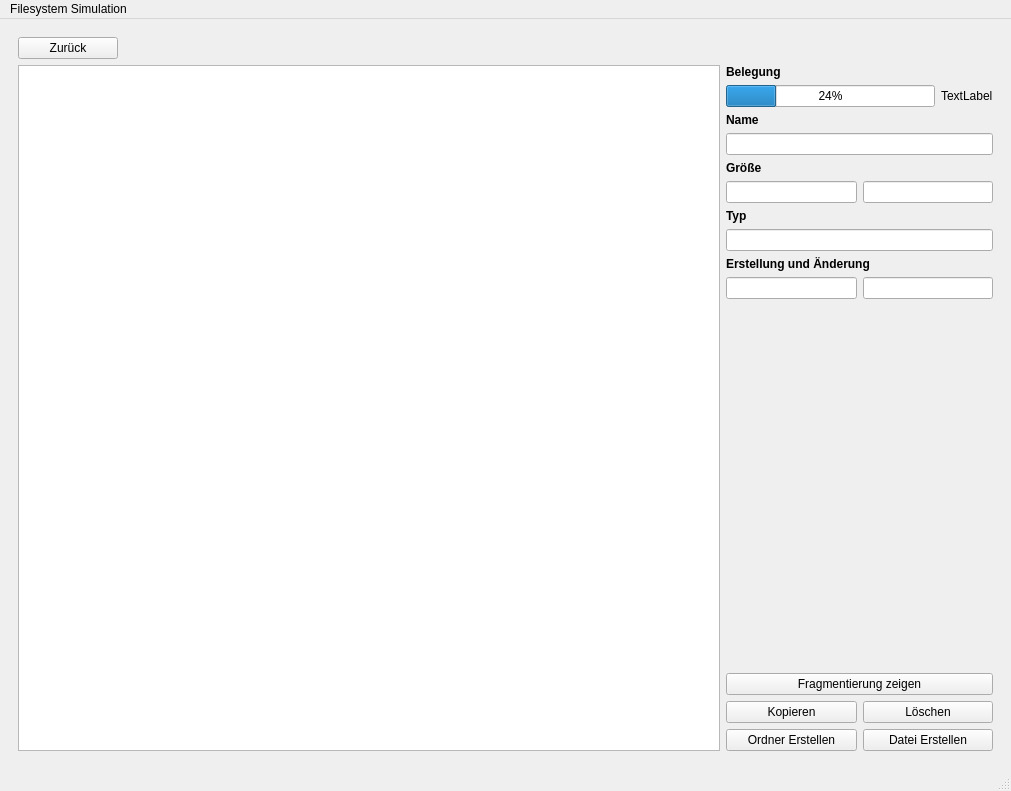
<?xml version="1.0" encoding="UTF-8"?>
<ui version="4.0">
 <class>MainWindow</class>
 <widget class="QMainWindow" name="MainWindow">
  <property name="windowModality">
   <enum>Qt::WindowModality::WindowModal</enum>
  </property>
  <property name="geometry">
   <rect>
    <x>0</x>
    <y>0</y>
    <width>1011</width>
    <height>791</height>
   </rect>
  </property>
  <property name="sizePolicy">
   <sizepolicy hsizetype="Preferred" vsizetype="Preferred">
    <horstretch>1</horstretch>
    <verstretch>1</verstretch>
   </sizepolicy>
  </property>
  <property name="windowTitle">
   <string>MainWindow</string>
  </property>
  <widget class="QWidget" name="centralwidget">
   <property name="enabled">
    <bool>true</bool>
   </property>
   <property name="sizePolicy">
    <sizepolicy hsizetype="Preferred" vsizetype="Preferred">
     <horstretch>1</horstretch>
     <verstretch>1</verstretch>
    </sizepolicy>
   </property>
   <property name="sizeIncrement">
    <size>
     <width>1</width>
     <height>1</height>
    </size>
   </property>
   <property name="autoFillBackground">
    <bool>true</bool>
   </property>
   <layout class="QHBoxLayout" name="horizontalLayout_5">
    <item>
     <widget class="QStackedWidget" name="stackedWidget">
      <property name="minimumSize">
       <size>
        <width>979</width>
        <height>704</height>
       </size>
      </property>
      <property name="autoFillBackground">
       <bool>true</bool>
      </property>
      <property name="currentIndex">
       <number>1</number>
      </property>
      <widget class="QWidget" name="drive_select">
       <property name="minimumSize">
        <size>
         <width>987</width>
         <height>704</height>
        </size>
       </property>
       <widget class="QWidget" name="verticalLayoutWidget">
        <property name="geometry">
         <rect>
          <x>0</x>
          <y>0</y>
          <width>981</width>
          <height>701</height>
         </rect>
        </property>
        <layout class="QVBoxLayout" name="verticalLayout_3">
         <item>
          <spacer name="verticalSpacer_2">
           <property name="orientation">
            <enum>Qt::Orientation::Vertical</enum>
           </property>
           <property name="sizeHint" stdset="0">
            <size>
             <width>20</width>
             <height>40</height>
            </size>
           </property>
          </spacer>
         </item>
         <item>
          <layout class="QHBoxLayout" name="horizontalLayout_2">
           <item>
            <spacer name="horizontalSpacer">
             <property name="orientation">
              <enum>Qt::Orientation::Horizontal</enum>
             </property>
             <property name="sizeHint" stdset="0">
              <size>
               <width>40</width>
               <height>20</height>
              </size>
             </property>
            </spacer>
           </item>
           <item>
            <layout class="QVBoxLayout" name="verticalLayout_5">
             <item>
              <widget class="QLabel" name="label">
               <property name="sizePolicy">
                <sizepolicy hsizetype="Preferred" vsizetype="Preferred">
                 <horstretch>0</horstretch>
                 <verstretch>0</verstretch>
                </sizepolicy>
               </property>
               <property name="maximumSize">
                <size>
                 <width>16777215</width>
                 <height>16777215</height>
                </size>
               </property>
               <property name="font">
                <font>
                 <bold>true</bold>
                </font>
               </property>
               <property name="lineWidth">
                <number>0</number>
               </property>
               <property name="text">
                <string>  Main Drive</string>
               </property>
              </widget>
             </item>
             <item>
              <layout class="QHBoxLayout" name="horizontalLayout_11">
               <item>
                <widget class="QPushButton" name="fatButton">
                 <property name="minimumSize">
                  <size>
                   <width>80</width>
                   <height>0</height>
                  </size>
                 </property>
                 <property name="text">
                  <string>FAT</string>
                 </property>
                 <property name="icon">
                  <iconset theme="QIcon::ThemeIcon::DriveHarddisk"/>
                 </property>
                 <property name="iconSize">
                  <size>
                   <width>22</width>
                   <height>16</height>
                  </size>
                 </property>
                </widget>
               </item>
               <item>
                <widget class="QPushButton" name="inodeButton">
                 <property name="minimumSize">
                  <size>
                   <width>80</width>
                   <height>0</height>
                  </size>
                 </property>
                 <property name="text">
                  <string>I-Node</string>
                 </property>
                 <property name="icon">
                  <iconset theme="QIcon::ThemeIcon::DriveHarddisk"/>
                 </property>
                 <property name="iconSize">
                  <size>
                   <width>22</width>
                   <height>16</height>
                  </size>
                 </property>
                </widget>
               </item>
              </layout>
             </item>
            </layout>
           </item>
           <item>
            <spacer name="horizontalSpacer_3">
             <property name="orientation">
              <enum>Qt::Orientation::Horizontal</enum>
             </property>
             <property name="sizeType">
              <enum>QSizePolicy::Policy::Maximum</enum>
             </property>
             <property name="sizeHint" stdset="0">
              <size>
               <width>20</width>
               <height>20</height>
              </size>
             </property>
            </spacer>
           </item>
           <item>
            <layout class="QVBoxLayout" name="verticalLayout_4">
             <item>
              <widget class="QLabel" name="label_2">
               <property name="font">
                <font>
                 <bold>true</bold>
                </font>
               </property>
               <property name="text">
                <string>  CD-Rom</string>
               </property>
              </widget>
             </item>
             <item>
              <widget class="QPushButton" name="fatButton_CD">
               <property name="minimumSize">
                <size>
                 <width>80</width>
                 <height>0</height>
                </size>
               </property>
               <property name="text">
                <string>FAT</string>
               </property>
               <property name="icon">
                <iconset theme="QIcon::ThemeIcon::MediaFlash"/>
               </property>
               <property name="iconSize">
                <size>
                 <width>22</width>
                 <height>16</height>
                </size>
               </property>
              </widget>
             </item>
            </layout>
           </item>
           <item>
            <spacer name="horizontalSpacer_2">
             <property name="orientation">
              <enum>Qt::Orientation::Horizontal</enum>
             </property>
             <property name="sizeHint" stdset="0">
              <size>
               <width>40</width>
               <height>20</height>
              </size>
             </property>
            </spacer>
           </item>
          </layout>
         </item>
         <item>
          <spacer name="verticalSpacer_3">
           <property name="orientation">
            <enum>Qt::Orientation::Vertical</enum>
           </property>
           <property name="sizeHint" stdset="0">
            <size>
             <width>20</width>
             <height>40</height>
            </size>
           </property>
          </spacer>
         </item>
        </layout>
       </widget>
      </widget>
      <widget class="QWidget" name="main_page">
       <layout class="QHBoxLayout" name="horizontalLayout_7">
        <item>
         <layout class="QVBoxLayout" name="verticalLayout">
          <property name="spacing">
           <number>-1</number>
          </property>
          <property name="topMargin">
           <number>0</number>
          </property>
          <item>
           <widget class="QPushButton" name="backButton">
            <property name="maximumSize">
             <size>
              <width>100</width>
              <height>16777215</height>
             </size>
            </property>
            <property name="text">
             <string>Zurück</string>
            </property>
            <property name="icon">
             <iconset theme="QIcon::ThemeIcon::GoPrevious"/>
            </property>
           </widget>
          </item>
          <item>
           <layout class="QHBoxLayout" name="horizontalLayout_3" stretch="0,0">
            <property name="sizeConstraint">
             <enum>QLayout::SizeConstraint::SetDefaultConstraint</enum>
            </property>
            <item>
             <widget class="QTreeView" name="treeView">
              <property name="sizePolicy">
               <sizepolicy hsizetype="Expanding" vsizetype="Expanding">
                <horstretch>1</horstretch>
                <verstretch>1</verstretch>
               </sizepolicy>
              </property>
              <property name="maximumSize">
               <size>
                <width>16777000</width>
                <height>16777215</height>
               </size>
              </property>
              <property name="sizeIncrement">
               <size>
                <width>1</width>
                <height>1</height>
               </size>
              </property>
             </widget>
            </item>
            <item>
             <layout class="QVBoxLayout" name="verticalLayout_2">
              <item>
               <widget class="QLabel" name="label_usage">
                <property name="font">
                 <font>
                  <bold>true</bold>
                 </font>
                </property>
                <property name="text">
                 <string>Belegung</string>
                </property>
               </widget>
              </item>
              <item>
               <layout class="QHBoxLayout" name="horizontalLayout_4">
                <item>
                 <widget class="QProgressBar" name="progressBar">
                  <property name="accessibleName">
                   <string/>
                  </property>
                  <property name="value">
                   <number>24</number>
                  </property>
                 </widget>
                </item>
                <item>
                 <widget class="QLabel" name="usageString">
                  <property name="text">
                   <string>TextLabel</string>
                  </property>
                 </widget>
                </item>
               </layout>
              </item>
              <item>
               <widget class="QLabel" name="label_name">
                <property name="sizePolicy">
                 <sizepolicy hsizetype="Preferred" vsizetype="Preferred">
                  <horstretch>0</horstretch>
                  <verstretch>0</verstretch>
                 </sizepolicy>
                </property>
                <property name="font">
                 <font>
                  <bold>true</bold>
                 </font>
                </property>
                <property name="text">
                 <string>Name</string>
                </property>
                <property name="alignment">
                 <set>Qt::AlignmentFlag::AlignLeading|Qt::AlignmentFlag::AlignLeft|Qt::AlignmentFlag::AlignTop</set>
                </property>
               </widget>
              </item>
              <item>
               <widget class="QLineEdit" name="fileName">
                <property name="enabled">
                 <bool>true</bool>
                </property>
                <property name="palette">
                 <palette>
                  <active>
                   <colorrole role="PlaceholderText">
                    <brush brushstyle="SolidPattern">
                     <color alpha="255">
                      <red>253</red>
                      <green>251</green>
                      <blue>255</blue>
                     </color>
                    </brush>
                   </colorrole>
                  </active>
                  <inactive>
                   <colorrole role="PlaceholderText">
                    <brush brushstyle="SolidPattern">
                     <color alpha="255">
                      <red>253</red>
                      <green>251</green>
                      <blue>255</blue>
                     </color>
                    </brush>
                   </colorrole>
                  </inactive>
                  <disabled>
                   <colorrole role="PlaceholderText">
                    <brush brushstyle="SolidPattern">
                     <color alpha="255">
                      <red>253</red>
                      <green>251</green>
                      <blue>255</blue>
                     </color>
                    </brush>
                   </colorrole>
                  </disabled>
                 </palette>
                </property>
                <property name="readOnly">
                 <bool>true</bool>
                </property>
               </widget>
              </item>
              <item>
               <widget class="QLabel" name="label_size">
                <property name="minimumSize">
                 <size>
                  <width>200</width>
                  <height>0</height>
                 </size>
                </property>
                <property name="font">
                 <font>
                  <bold>true</bold>
                 </font>
                </property>
                <property name="text">
                 <string>Größe</string>
                </property>
                <property name="alignment">
                 <set>Qt::AlignmentFlag::AlignLeading|Qt::AlignmentFlag::AlignLeft|Qt::AlignmentFlag::AlignTop</set>
                </property>
               </widget>
              </item>
              <item>
               <layout class="QHBoxLayout" name="horizontalLayout">
                <item>
                 <widget class="QLineEdit" name="fileSize">
                  <property name="enabled">
                   <bool>true</bool>
                  </property>
                  <property name="palette">
                   <palette>
                    <active>
                     <colorrole role="PlaceholderText">
                      <brush brushstyle="SolidPattern">
                       <color alpha="255">
                        <red>255</red>
                        <green>255</green>
                        <blue>255</blue>
                       </color>
                      </brush>
                     </colorrole>
                    </active>
                    <inactive>
                     <colorrole role="PlaceholderText">
                      <brush brushstyle="SolidPattern">
                       <color alpha="255">
                        <red>255</red>
                        <green>255</green>
                        <blue>255</blue>
                       </color>
                      </brush>
                     </colorrole>
                    </inactive>
                    <disabled>
                     <colorrole role="PlaceholderText">
                      <brush brushstyle="SolidPattern">
                       <color alpha="255">
                        <red>255</red>
                        <green>255</green>
                        <blue>255</blue>
                       </color>
                      </brush>
                     </colorrole>
                    </disabled>
                   </palette>
                  </property>
                  <property name="alignment">
                   <set>Qt::AlignmentFlag::AlignRight|Qt::AlignmentFlag::AlignTrailing|Qt::AlignmentFlag::AlignVCenter</set>
                  </property>
                  <property name="readOnly">
                   <bool>true</bool>
                  </property>
                 </widget>
                </item>
                <item>
                 <widget class="QLineEdit" name="fileSIze_blocks">
                  <property name="alignment">
                   <set>Qt::AlignmentFlag::AlignRight|Qt::AlignmentFlag::AlignTrailing|Qt::AlignmentFlag::AlignVCenter</set>
                  </property>
                 </widget>
                </item>
               </layout>
              </item>
              <item>
               <widget class="QLabel" name="label_type">
                <property name="sizePolicy">
                 <sizepolicy hsizetype="Preferred" vsizetype="Preferred">
                  <horstretch>0</horstretch>
                  <verstretch>0</verstretch>
                 </sizepolicy>
                </property>
                <property name="font">
                 <font>
                  <bold>true</bold>
                 </font>
                </property>
                <property name="text">
                 <string>Typ</string>
                </property>
                <property name="alignment">
                 <set>Qt::AlignmentFlag::AlignLeading|Qt::AlignmentFlag::AlignLeft|Qt::AlignmentFlag::AlignTop</set>
                </property>
               </widget>
              </item>
              <item>
               <widget class="QLineEdit" name="fileType">
                <property name="enabled">
                 <bool>true</bool>
                </property>
                <property name="palette">
                 <palette>
                  <active>
                   <colorrole role="ToolTipBase">
                    <brush brushstyle="SolidPattern">
                     <color alpha="255">
                      <red>255</red>
                      <green>255</green>
                      <blue>255</blue>
                     </color>
                    </brush>
                   </colorrole>
                   <colorrole role="PlaceholderText">
                    <brush brushstyle="SolidPattern">
                     <color alpha="191">
                      <red>255</red>
                      <green>255</green>
                      <blue>255</blue>
                     </color>
                    </brush>
                   </colorrole>
                  </active>
                  <inactive>
                   <colorrole role="ToolTipBase">
                    <brush brushstyle="SolidPattern">
                     <color alpha="255">
                      <red>255</red>
                      <green>255</green>
                      <blue>255</blue>
                     </color>
                    </brush>
                   </colorrole>
                   <colorrole role="PlaceholderText">
                    <brush brushstyle="SolidPattern">
                     <color alpha="191">
                      <red>255</red>
                      <green>255</green>
                      <blue>255</blue>
                     </color>
                    </brush>
                   </colorrole>
                  </inactive>
                  <disabled>
                   <colorrole role="ToolTipBase">
                    <brush brushstyle="SolidPattern">
                     <color alpha="255">
                      <red>255</red>
                      <green>255</green>
                      <blue>255</blue>
                     </color>
                    </brush>
                   </colorrole>
                   <colorrole role="PlaceholderText">
                    <brush brushstyle="SolidPattern">
                     <color alpha="191">
                      <red>255</red>
                      <green>255</green>
                      <blue>255</blue>
                     </color>
                    </brush>
                   </colorrole>
                  </disabled>
                 </palette>
                </property>
                <property name="readOnly">
                 <bool>true</bool>
                </property>
               </widget>
              </item>
              <item>
               <widget class="QLabel" name="label_dates">
                <property name="sizePolicy">
                 <sizepolicy hsizetype="Preferred" vsizetype="Preferred">
                  <horstretch>0</horstretch>
                  <verstretch>0</verstretch>
                 </sizepolicy>
                </property>
                <property name="font">
                 <font>
                  <bold>true</bold>
                 </font>
                </property>
                <property name="text">
                 <string>Erstellung und Änderung</string>
                </property>
                <property name="alignment">
                 <set>Qt::AlignmentFlag::AlignLeading|Qt::AlignmentFlag::AlignLeft|Qt::AlignmentFlag::AlignTop</set>
                </property>
               </widget>
              </item>
              <item>
               <layout class="QHBoxLayout" name="horizontalLayout_6">
                <item>
                 <widget class="QLineEdit" name="fileCreation">
                  <property name="alignment">
                   <set>Qt::AlignmentFlag::AlignRight|Qt::AlignmentFlag::AlignTrailing|Qt::AlignmentFlag::AlignVCenter</set>
                  </property>
                  <property name="readOnly">
                   <bool>true</bool>
                  </property>
                 </widget>
                </item>
                <item>
                 <widget class="QLineEdit" name="fileChanged">
                  <property name="alignment">
                   <set>Qt::AlignmentFlag::AlignRight|Qt::AlignmentFlag::AlignTrailing|Qt::AlignmentFlag::AlignVCenter</set>
                  </property>
                  <property name="readOnly">
                   <bool>true</bool>
                  </property>
                 </widget>
                </item>
               </layout>
              </item>
              <item>
               <spacer name="verticalSpacer">
                <property name="orientation">
                 <enum>Qt::Orientation::Vertical</enum>
                </property>
                <property name="sizeHint" stdset="0">
                 <size>
                  <width>20</width>
                  <height>40</height>
                 </size>
                </property>
               </spacer>
              </item>
              <item>
               <widget class="QPushButton" name="showFragmentation">
                <property name="text">
                 <string>Fragmentierung zeigen</string>
                </property>
               </widget>
              </item>
              <item>
               <layout class="QHBoxLayout" name="horizontalLayout_14">
                <property name="spacing">
                 <number>-1</number>
                </property>
                <item>
                 <widget class="QPushButton" name="copyButton">
                  <property name="minimumSize">
                   <size>
                    <width>130</width>
                    <height>0</height>
                   </size>
                  </property>
                  <property name="text">
                   <string>Kopieren</string>
                  </property>
                  <property name="icon">
                   <iconset theme="QIcon::ThemeIcon::EditCopy"/>
                  </property>
                 </widget>
                </item>
                <item>
                 <widget class="QPushButton" name="deleteButton">
                  <property name="sizePolicy">
                   <sizepolicy hsizetype="Minimum" vsizetype="Fixed">
                    <horstretch>0</horstretch>
                    <verstretch>0</verstretch>
                   </sizepolicy>
                  </property>
                  <property name="minimumSize">
                   <size>
                    <width>130</width>
                    <height>0</height>
                   </size>
                  </property>
                  <property name="toolTipDuration">
                   <number>4000</number>
                  </property>
                  <property name="text">
                   <string>Löschen</string>
                  </property>
                  <property name="icon">
                   <iconset theme="QIcon::ThemeIcon::EditDelete"/>
                  </property>
                 </widget>
                </item>
               </layout>
              </item>
              <item>
               <layout class="QHBoxLayout" name="horizontalLayout_8">
                <property name="topMargin">
                 <number>0</number>
                </property>
                <item>
                 <widget class="QPushButton" name="pushButton">
                  <property name="minimumSize">
                   <size>
                    <width>131</width>
                    <height>0</height>
                   </size>
                  </property>
                  <property name="maximumSize">
                   <size>
                    <width>120</width>
                    <height>16777215</height>
                   </size>
                  </property>
                  <property name="text">
                   <string>Ordner Erstellen</string>
                  </property>
                  <property name="icon">
                   <iconset theme="QIcon::ThemeIcon::FolderNew"/>
                  </property>
                 </widget>
                </item>
                <item>
                 <widget class="QPushButton" name="addItems">
                  <property name="minimumSize">
                   <size>
                    <width>130</width>
                    <height>0</height>
                   </size>
                  </property>
                  <property name="maximumSize">
                   <size>
                    <width>120</width>
                    <height>16777215</height>
                   </size>
                  </property>
                  <property name="text">
                   <string>Datei Erstellen</string>
                  </property>
                  <property name="icon">
                   <iconset theme="QIcon::ThemeIcon::DocumentNew"/>
                  </property>
                 </widget>
                </item>
               </layout>
              </item>
             </layout>
            </item>
           </layout>
          </item>
         </layout>
        </item>
       </layout>
      </widget>
      <widget class="QWidget" name="block_usage"/>
     </widget>
    </item>
   </layout>
  </widget>
  <widget class="QMenuBar" name="menubar">
   <property name="geometry">
    <rect>
     <x>0</x>
     <y>0</y>
     <width>1011</width>
     <height>24</height>
    </rect>
   </property>
   <widget class="QMenu" name="menuFilesystem_Simulation">
    <property name="title">
     <string>Filesystem Simulation</string>
    </property>
   </widget>
   <addaction name="menuFilesystem_Simulation"/>
  </widget>
  <widget class="QStatusBar" name="statusbar"/>
  <action name="actionChange_Data">
   <property name="text">
    <string>Fragmentierung Zeigen</string>
   </property>
  </action>
  <action name="actionFragmentierung_zeigen">
   <property name="text">
    <string>Fragmentierung zeigen</string>
   </property>
  </action>
 </widget>
 <resources/>
 <connections/>
</ui>
